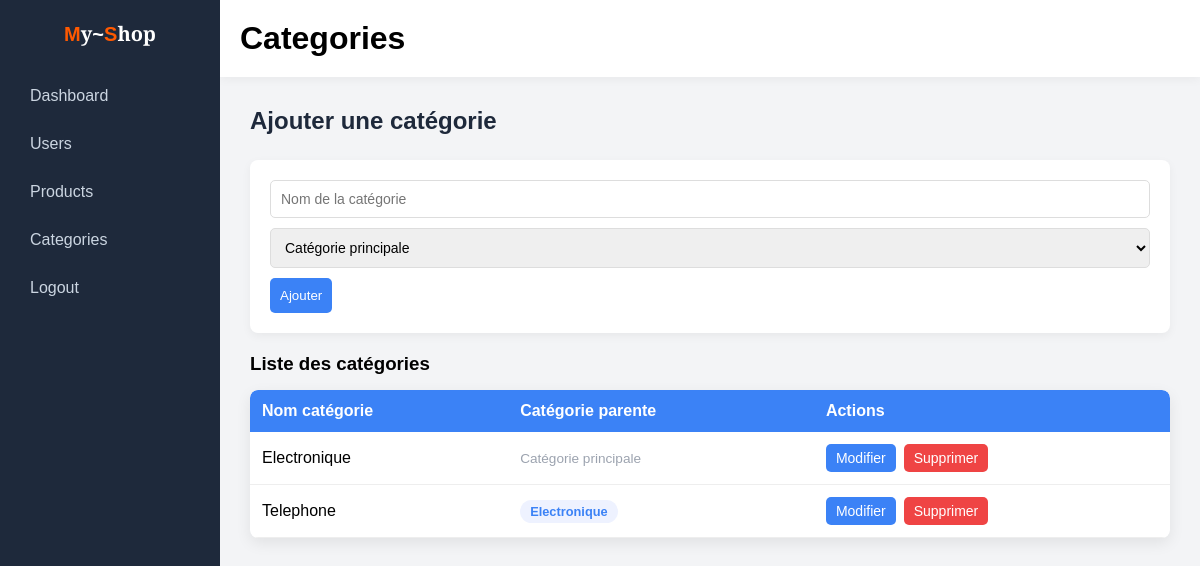
/views/add_categorie.php (signed in), run on the app's committed database.
### tables this page shows
CREATE TABLE `categories` (
  `id` int(11) NOT NULL,
  `name` varchar(255) DEFAULT NULL,
  `parent_id` int(11) DEFAULT NULL
);

### models/connexion.php (called while the page is built, shortened)
<?php
class BD {
    private $host;
    private $dbname;
    private $username;
    private $password;
    private $conn = null;
    public function __construct(){
        $host = $_SERVER['SERVER_NAME'] ?? '';
        if (strpos($host, 'freedev.app') !== false) {
            $this->host = "sql312.infinityfree.com";
            $this->dbname = "if0_42341538_my_shop";
            $this->username = "if0_42341538";
            $this->password = "QkV0MgiHMXk";
        } else {
            $this->host = "127.0.0.1";
            $this->dbname = "my_shop";
            $this->username = "root";
            $this->password = "";
        }
    }
    public function getConnect(){
        if($this->conn === null){
            try{
                $this->conn = new PDO(
                    "mysql:host=".$this->host.";dbname=".$this->dbname.";charset=utf8",
                    $this->username,
                    $this->password
                );
                $this->conn->setAttribute(PDO::ATTR_ERRMODE, PDO::ERRMODE_EXCEPTION);
                $this->conn->setAttribute(PDO::ATTR_DEFAULT_FETCH_MODE, PDO::FETCH_ASSOC);
            }catch(PDOException $e){
                die("Erreur connexion : " . $e->getMessage());
            }
        }
        return $this->conn;
    }
}
?>

### models/categorie.php (called while the page is built, shortened)
<?php
require_once "connexion.php";
class Category {
    private $conn;
    public function __construct(){
        $db = new BD();
        $this->conn = $db->getConnect();
    }
    public function getAll(){
        $sql = "SELECT * FROM categories";
        $stmt = $this->conn->prepare($sql);
        $stmt->execute();
        return $stmt->fetchAll(PDO::FETCH_OBJ);
    }
}

### views/add_categorie.php (the view, shortened to what this page needs)
<?php
require_once "../models/connexion.php";
require_once "../models/categorie.php";
$category = new Category();
$categories = $category->getAll();
$categoryNames = [];
foreach ($categories as $cat) {
    $categoryNames[$cat->id] = $cat->name;
}
$editCategory = null;
?>
<!DOCTYPE html>
<html lang="en">
<head>
<link rel="stylesheet" href="../style.css">
</head>
<body>
<div class="admin-layout">
<div class="sidebar">
<h2 class="sidebar-logo"><span class="styleM">M</span>y<span class="style">~</span><span class="styleS">S</span>hop</h2>
<a href="admin.php">Dashboard</a>
<?php if (!empty($_SESSION['is_admin'])): ?>
<a href="admin_users.php">Users</a>
<?php endif; ?>
<a href="admin_products.php">Products</a>
<a href="add_categorie.php" class="active">Categories</a>
<a href="logout.php">Logout</a>
</div>
<div class="main-content">
<div class="header">
<h1>Categories</h1>
</div>
<div class="container" style="display: block;">
<div class="page-toolbar">
<h2><?= $editCategory ? "Modifier la catégorie" : "Ajouter une catégorie" ?></h2>
</div>
<div class="form-box">
<form method="POST">
<input type="text"
name="name"
placeholder="Nom de la catégorie"
value="<?= $editCategory ? htmlspecialchars($editCategory->name) : '' ?>"
required>
<select name="parent_id">
<option value="">Catégorie principale</option>
</select>
<?php if ($editCategory): ?>
    <div class="form-actions">
        <button type="submit" name="update_category">Enregistrer</button>
        <a href="add_categorie.php" class="btn-cancel">Annuler</a>
    </div>
<?php else: ?>
    <button type="submit">Ajouter</button>
<?php endif; ?>
</form>
</div>
<h3 style="margin-bottom: 15px;">Liste des catégories</h3>
<?php if (empty($categories)): ?>
<p class="empty-state">Aucune catégorie pour l'instant.</p>
<?php else: ?>
<div class="table-wrap">
<table>
<tr>
<th>Nom catégorie</th>
<th>Catégorie parente</th>
<th>Actions</th>
</tr>
<?php foreach($categories as $cate): ?>
<tr>
<td><?= htmlspecialchars($cate->name) ?></td>
<td>
    <?php if ($cate->parent_id && isset($categoryNames[$cate->parent_id])): ?>
        <span class="badge-category"><?= htmlspecialchars($categoryNames[$cate->parent_id]) ?></span>
    <?php else: ?>
        <span class="badge-none">Catégorie principale</span>
    <?php endif; ?>
</td>
<td>
    <div class="actions-cell">
        <a class="btn btn-edit" href="?edit=<?= $cate->id ?>">Modifier</a>
        <a class="btn btn-delete"
           href="?delete=<?= $cate->id ?>"
           onclick="return confirm('Supprimer cette catégorie ?')">
           Supprimer
        </a>
    </div>
</td>
</tr>
<?php endforeach; ?>
</table>
</div>
<?php endif; ?>
</div>
</div>
</div>
</body>
</html>

### style.css (style rules this page uses)
* { margin: 0; padding: 0; box-sizing: border-box; font-family: Arial, Helvetica, sans-serif; }
body { background-color: #f3f4f6; }
.sidebar { position: fixed; left: 0; top: 0; width: 220px; height: 100vh; background: #1e293b; padding: 20px; }
.sidebar h2 { color: white; margin-bottom: 30px; text-align: center; }
.sidebar-logo { font-family: 'Cinzel Decorative', cursive; font-size: 20px; }
.sidebar-logo .styleM, .sidebar-logo .styleS { color: rgb(255, 89, 0); }
.sidebar-logo .style { color: white; }
.sidebar a { display: block; color: #cbd5e1; text-decoration: none; padding: 10px; border-radius: 6px; margin-bottom: 10px; transition: 0.2s; }
.header { margin-left: 220px; background: white; padding: 20px; box-shadow: 0 2px 10px rgba(0,0,0,0.05); }
.header h1 { display: flex; justify-content: space-between; align-items: center; }
.container { margin-left: 220px; padding: 30px; display: grid; grid-template-columns: repeat(auto-fit, minmax(250px,1fr)); gap: 20px; }
table { width: 100%; border-collapse: collapse; background: white; border-radius: 8px; overflow: hidden; box-shadow: 0 5px 15px rgba(0,0,0,0.08); }
th { background: #3b82f6; color: white; padding: 12px; text-align: left; }
td { padding: 12px; border-bottom: 1px solid #eee; }
.btn { padding: 6px 10px; border-radius: 5px; text-decoration: none; font-size: 14px; }
.btn-edit { background: #3b82f6; color: white; }
.btn-delete { background: #ef4444; color: white; }
.form-box { background: white; padding: 20px; border-radius: 8px; margin-bottom: 20px; box-shadow: 0 3px 10px rgba(0,0,0,0.05); }
.form-box input, .form-box select, .form-box textarea { width: 100%; padding: 10px; margin-bottom: 10px; border: 1px solid #ddd; border-radius: 5px; font-family: inherit; font-size: 14px; }
.form-box button { background: #3b82f6; border: none; color: white; padding: 10px; border-radius: 5px; cursor: pointer; }
.page-toolbar { display: flex; justify-content: space-between; align-items: center; flex-wrap: wrap; gap: 15px; margin-bottom: 25px; }
.page-toolbar h2 { color: #1e293b; }
.table-wrap { overflow-x: auto; border-radius: 8px; box-shadow: 0 5px 15px rgba(0,0,0,0.08); }
.table-wrap table { box-shadow: none; margin: 0; }
.badge-category { display: inline-block; background: #eef2ff; color: #3b82f6; padding: 4px 10px; border-radius: 20px; font-size: 0.8em; font-weight: bold; }
.badge-none { color: #9ca3af; font-size: 0.85em; }
.actions-cell { display: flex; gap: 8px; align-items: center; flex-wrap: wrap; }

### data on the page
categories: name "Electronique", shows "Catégorie principale"
categories: name "Telephone", parent "Electronique"
